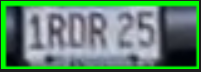
#> input picture src/OCR/image.webp, 201 x 72 px
$ python -i extract_features.py   (imports and definitions only)   (older library calls are emulated)
#> lines starting #> are read from the running program, lines starting #| are printed output that depends on the picture
#> further down, picture is the input picture: shape (72, 201, 3); mean B, G, R 111.1, 134.6, 97.1
import cv2
import logging
import numpy as np
from skimage.feature import hog
from skimage.morphology import skeletonize


import numpy as np
import os


def calculate_hu_moments(image):
    """Calculate Hu Moments from image."""

    moments = cv2.moments(image)

    hu_moments = cv2.HuMoments(moments)
    hu_moments = np.where(hu_moments == 0, 1e-10, hu_moments)

    return np.log(np.abs(hu_moments)).flatten()


# [47 lines left out: functions extract_hog_features, extract_zoning_features, extract_edge_direction_features, not called in this run]


def extract_combined_features(image):
    # [4 lines of commented-out code are left out]
    binary_bool = image.astype(bool)
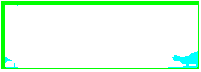
#> binary_bool: shape (72, 201, 3) bool; mean B, G, R 0.91, 1, 0.889

    skeleton = skeletonize(binary_bool)
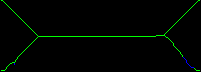
#> skeleton: shape (72, 201, 3) bool; mean B, G, R 0.00104, 0.0185, 0

    skeleton_uint8 = (skeleton * 255).astype(np.uint8)

    hu_moments = calculate_hu_moments(skeleton_uint8)
    hog_features = extract_hog_features(image)
    edge_dirs = extract_edge_direction_features(image)
    zoning = extract_zoning_features(image)
    combined_features = np.hstack(
        [hog_features, hu_moments, edge_dirs, zoning])  # Combine
    return combined_features

>>> import cv2
>>> picture = cv2.imread('image.webp')
#> (the run stopped early here; a loop or call above may not have finished)

$ run again, on src/OCR/plate_2.webp
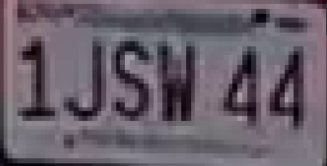
#> input picture src/OCR/plate_2.webp, 327 x 166 px
#> picture is the input picture: shape (166, 327, 3); mean B, G, R 106.1, 95.1, 104.6
#> in extract_combined_features, `binary_bool = image.astype(bool)`:
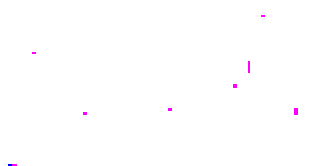
#> binary_bool: shape (166, 327, 3) bool; mean B, G, R 1, 0.998, 1
#> in extract_combined_features, `skeleton = skeletonize(binary_bool)`:
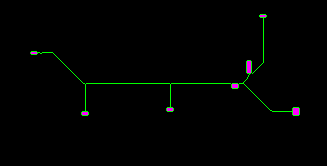
#> skeleton: shape (166, 327, 3) bool; mean B, G, R 0.00321, 0.0093, 0.00321

$ run again, on src/OCR/plate_3.webp
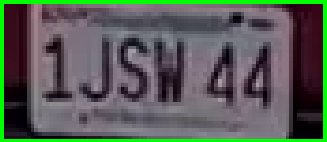
#> input picture src/OCR/plate_3.webp, 327 x 142 px
#> picture is the input picture: shape (142, 327, 3); mean B, G, R 84.6, 92.8, 86.1
#> in extract_combined_features, `binary_bool = image.astype(bool)`:
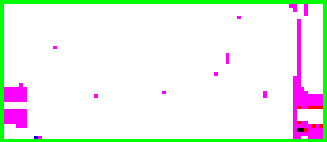
#> binary_bool: shape (142, 327, 3) bool; mean B, G, R 0.924, 0.949, 0.927
#> in extract_combined_features, `skeleton = skeletonize(binary_bool)`:
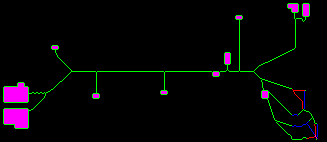
#> skeleton: shape (142, 327, 3) bool; mean B, G, R 0.0258, 0.0215, 0.0255
